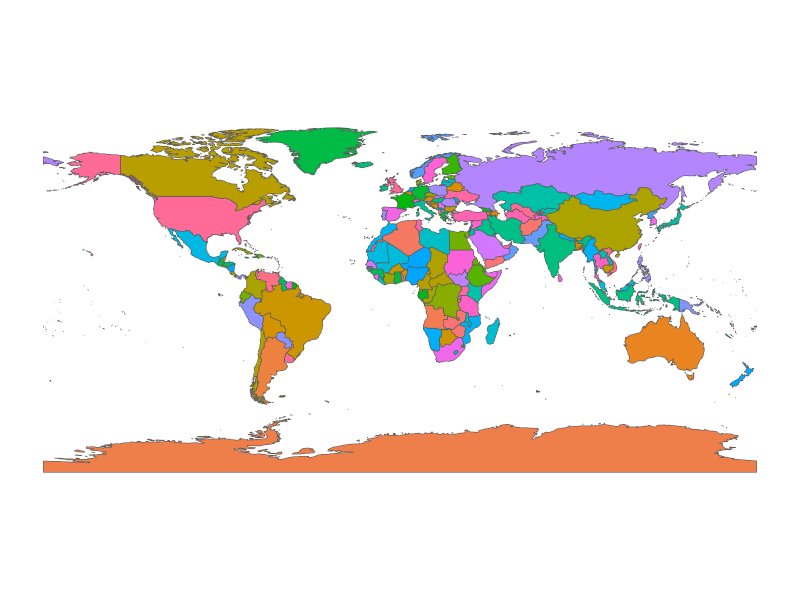

Write R code to recreate this figure.
#https://r-spatial.org/r/2018/10/25/ggplot2-sf.html

library(ggplot2)
library(sf)
library(rnaturalearth)
library(rnaturalearthdata)

world <- ne_countries(scale = "medium", returnclass = "sf")

world$name <- factor(world$name)

plot <- ggplot(data = world) + 
          geom_sf(aes(fill =name)) +
          theme_classic() +
          theme(legend.position='none')

plot
